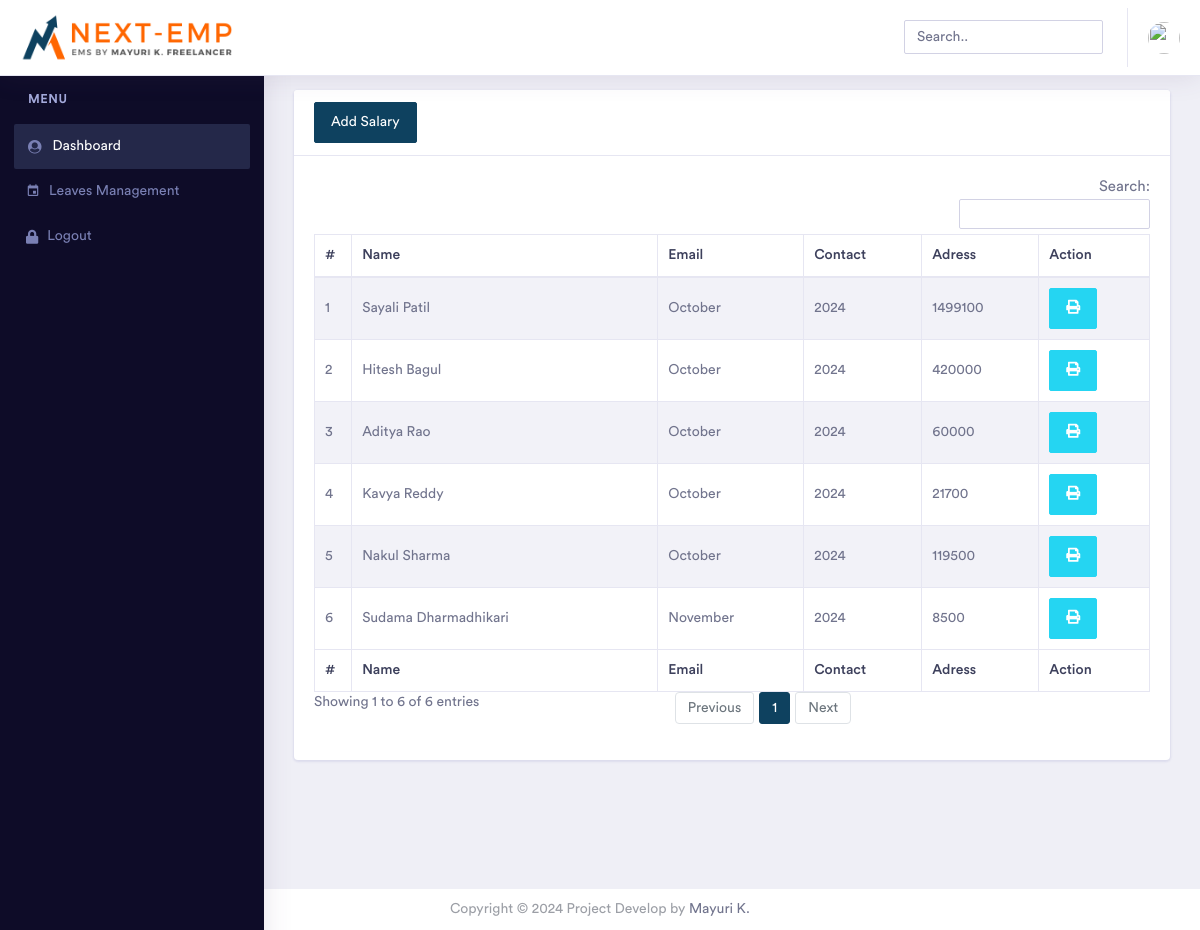
/admin/view_salary.php (signed in), run on an earlier commit of the app's database.
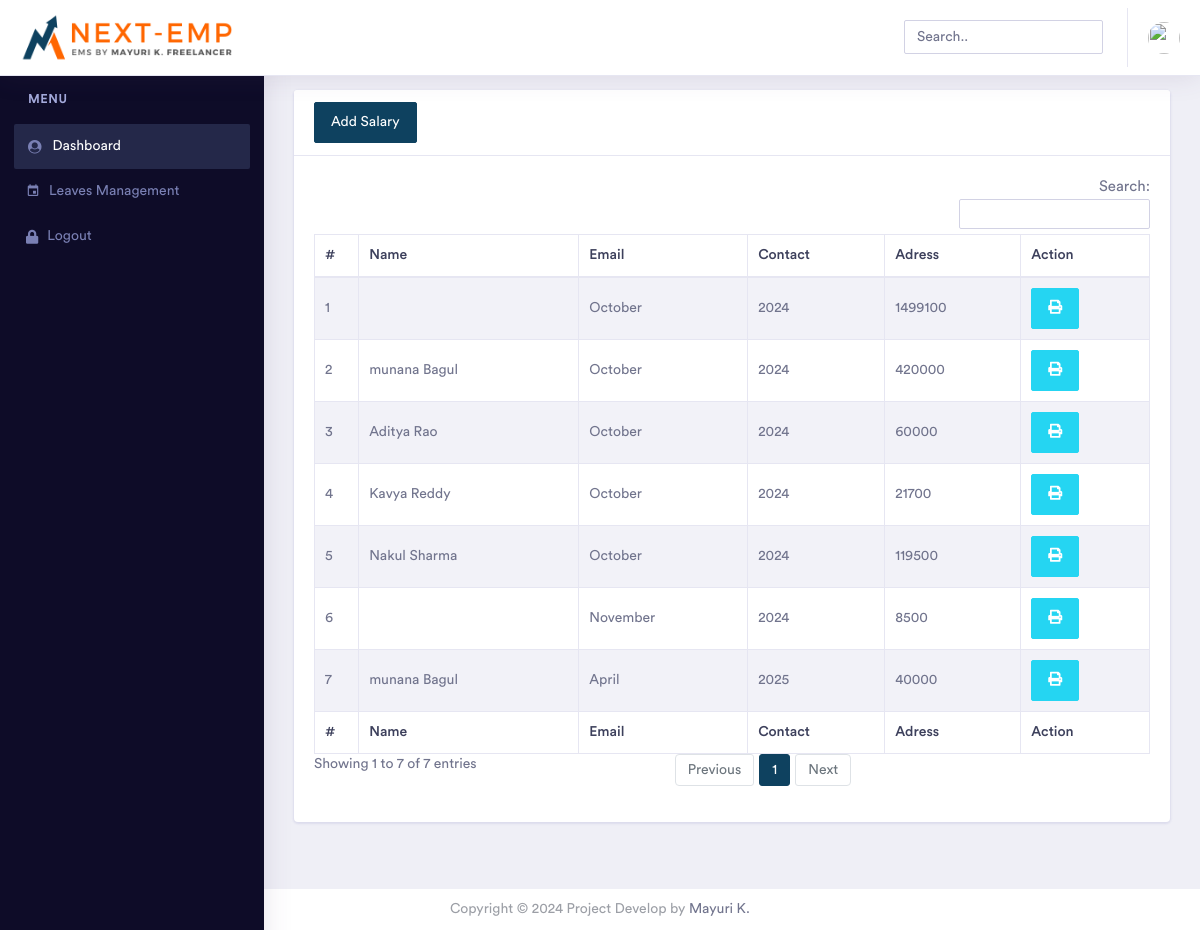
And on a later commit of the database.
### tables this page shows
CREATE TABLE `salary` (
  `id` int(11) NOT NULL AUTO_INCREMENT,
  `emp` varchar(200) NOT NULL,
  `month` varchar(200) NOT NULL,
  `year` varchar(200) NOT NULL,
  `leave` int(11) NOT NULL,
  `borrow` float NOT NULL,
  `actual` float NOT NULL,
  `final` float NOT NULL,
  `date` date NOT NULL DEFAULT current_timestamp(),
  PRIMARY KEY (`id`)
);

### admin/view_salary.php (the view, shortened to what this page needs)
<?php include('include/head.php');?>
            <?php include('include/header.php');?>
                                   <?php include('include/sidebar.php');?>
        <div class="dashboard-wrapper">
            <div class="container-fluid  dashboard-content">
                 <div class="row">
                    <div class="col-xl-12 col-lg-12 col-md-12 col-sm-12 col-12">
                        <div class="card">
                            <div class="card-header">
                                 <a href="add_salary.php"><button class="btn btn-primary" type="submit" name=""> Add Salary </button></a>
                                               </div>
                            <div class="card-body">
                                <div class="table-responsive">
                                    <table id="example" class="table table-striped table-bordered second" style="width:100%">
                                        <thead>
                                            <tr>
                                                <th>#</th>
                                                <th>Name</th>
                                                <th>Email</th>
                                                <th>Contact</th>
                                                <th>Adress</th></th>
                                                <th>Action</th>
                                            </tr>
                                        </thead>
                                        <tbody>
 <?php
  $sql = "SELECT * FROM salary ";
 $statement = $conn->prepare($sql);
 $statement->execute();
     while ($item = $statement->fetch(PDO::FETCH_ASSOC)) {
        $no +=1;
                                                            ?>
                                            <tr>
                                                <td><?= $no; ?></td>
                                                <td><?php
                                    $stmt2 = $conn->prepare("SELECT * FROM `admin` WHERE id=? AND delete_status='0'");
                                    $stmt2->execute([$item['emp']]);
                                    $record2 = $stmt2->fetch();
                                    echo $record2['fname'] . ' ' . $record2['lname'];?></td>
                                                <td><?= $item['month']; ?></td>
                                                <td><?= $item['year']; ?></td>
                                                <td><?= $item['final']; ?></td>
                                             <td>
                                                <a href="#" onclick="editForm(event, <?php echo $item['id']; ?>, 'salary_slip.php')" class="btn btn-info" title="Edit Event"><i class="fas fa-print"></i></a>
                                                   </tr>
                                            <?php } ?>
                                        </tbody>
                                        <tfoot>
                                            <tr>
                                                <tr>
                                                 <th>#</th>
                                                <th>Name</th>
                                                <th>Email</th>
                                                <th>Contact</th>
                                                <th>Adress</th></th>
                                                <th>Action</th>
                                            </tr>
                                        </tfoot>
                                    </table>
                                </div>
                            </div>
                        </div>
                    </div>
                </div>
                 </div>
                       <?php include('include/footer.php');?>
</body>
</html>

What changed in the data, as far as the page shows it:
shown differently, row unchanged: salary (number 1 of 7 on the later page): admin.fname "Sayali" → (not shown); admin.lname "Patil" → (not shown)
changed through a linked row, salary (number 2 of 7 on the later page): admin.fname "Hitesh" → "munana"
shown differently, row unchanged: salary "November": admin.fname "Sudama" → (not shown); admin.lname "Dharmadhikari" → (not shown)
added salary: admin.fname "munana", admin.lname "Bagul", month "April", year "2025", final "40000"
Also different on the page:
text written by a page script: "Search: Showing 1 to 6 of 6 entries Previous 1 Next" → "Search: Showing 1 to 7 of 7 entries Previous 1 Next"
